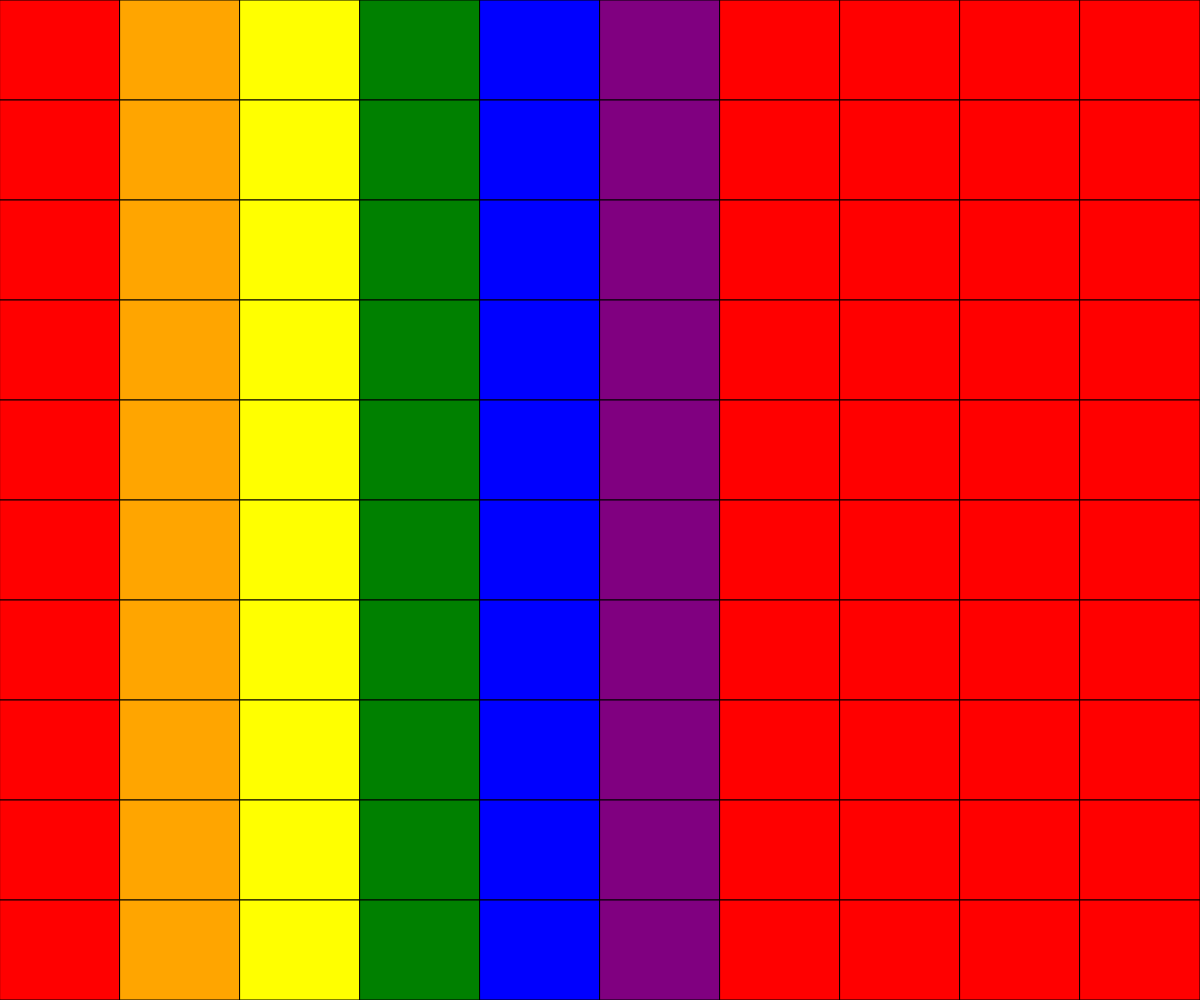
Frame 1 (no input)
Frame 60 (no input): identical to frame 1, image omitted
Frame 120 (the mouse pressed at the canvas centre since frame 60): identical to frame 1, image omitted

The p5.js sketch that drew this single still picture (run headless with seeded random() and noise() and a simulated clock; from frame 60 on, the mouse is pressed at the canvas centre):

// p5.js sketch
// ── sketch.js
function setup() {
  createCanvas(window.innerWidth, window.innerHeight);
}

var width = window.innerWidth;
var height = window.innerHeight;
var blockwidth = width/10;
var blockheight = height/10;

var a = 'red';
var b = 'orange';
var c = 'yellow';
var d = 'green';
var e = 'blue';
var f = 'purple';
var g = 'pink';

function draw() {
  //Column 1
  fill(color(a));
  rect(0, 0, blockwidth, blockheight)
  fill(color(a));
  rect(0, blockheight, blockwidth, blockheight)
  fill(color(a));
  rect(0, blockheight * 2, blockwidth, blockheight)
  fill(color(a));
  rect(0, blockheight * 3, blockwidth, blockheight)
  fill(color(a));
  rect(0, blockheight * 4, blockwidth, blockheight)
  fill(color(a));
  rect(0, blockheight * 5, blockwidth, blockheight)
  fill(color(a));
  rect(0, blockheight * 6, blockwidth, blockheight)
  fill(color(a));
  rect(0, blockheight * 7, blockwidth, blockheight)
  fill(color(a));
  rect(0, blockheight * 8, blockwidth, blockheight)
  fill(color(a));
  rect(0, blockheight * 9, blockwidth, blockheight)

  //Column 2
  fill(color(b));
  rect(blockwidth, 0, blockwidth, blockheight)
  fill(color(b));
  rect(blockwidth, blockheight, blockwidth, blockheight)
  fill(color(b));
  rect(blockwidth, blockheight * 2, blockwidth, blockheight)
  fill(color(b));
  rect(blockwidth, blockheight * 3, blockwidth, blockheight)
  fill(color(b));
  rect(blockwidth, blockheight * 4, blockwidth, blockheight)
  fill(color(b));
  rect(blockwidth, blockheight * 5, blockwidth, blockheight)
  fill(color(b));
  rect(blockwidth, blockheight * 6, blockwidth, blockheight)
  fill(color(b));
  rect(blockwidth, blockheight * 7, blockwidth, blockheight)
  fill(color(b));
  rect(blockwidth, blockheight * 8, blockwidth, blockheight)
  fill(color(b));
  rect(blockwidth, blockheight * 9, blockwidth, blockheight)

var n = 2;
  //Column 3
  fill(color(c));
  fill(color(c));
  rect(blockwidth * n, 0, blockwidth, blockheight)
  fill(color(c));
  fill(color(c));
  rect(blockwidth * n, blockheight, blockwidth, blockheight)
  fill(color(c));
  fill(color(c));
  rect(blockwidth * n, blockheight * 2, blockwidth, blockheight)
  fill(color(c));
  fill(color(c));
  rect(blockwidth * n, blockheight * 3, blockwidth, blockheight)
  fill(color(c));
  fill(color(c));
  rect(blockwidth * n, blockheight * 4, blockwidth, blockheight)
  fill(color(c));
  fill(color(c));
  rect(blockwidth * n, blockheight * 5, blockwidth, blockheight)
  fill(color(c));
  fill(color(c));
  rect(blockwidth * n, blockheight * 6, blockwidth, blockheight)
  fill(color(c));
  fill(color(c));
  rect(blockwidth * n, blockheight * 7, blockwidth, blockheight)
  fill(color(c));
  fill(color(c));
  rect(blockwidth * n, blockheight * 8, blockwidth, blockheight)
  fill(color(c));
  fill(color(c));
  rect(blockwidth * n, blockheight * 9, blockwidth, blockheight)

var n = 3;
var n = 3;
  //Column 4
  fill(color(d));
  rect(blockwidth * n, 0, blockwidth, blockheight)
  fill(color(d));
  rect(blockwidth * n, blockheight, blockwidth, blockheight)
  fill(color(d));
  rect(blockwidth * n, blockheight * 2, blockwidth, blockheight)
  fill(color(d));
  rect(blockwidth * n, blockheight * 3, blockwidth, blockheight)
  fill(color(d));
  rect(blockwidth * n, blockheight * 4, blockwidth, blockheight)
  fill(color(d));
  rect(blockwidth * n, blockheight * 5, blockwidth, blockheight)
  fill(color(d));
  rect(blockwidth * n, blockheight * 6, blockwidth, blockheight)
  fill(color(d));
  rect(blockwidth * n, blockheight * 7, blockwidth, blockheight)
  fill(color(d));
  rect(blockwidth * n, blockheight * 8, blockwidth, blockheight)
  fill(color(d));
  rect(blockwidth * n, blockheight * 9, blockwidth, blockheight)

var n = 4;
  //Column 5
  fill(color(e));
  rect(blockwidth * n, 0, blockwidth, blockheight)
  fill(color(e));
  rect(blockwidth * n, blockheight, blockwidth, blockheight)
  fill(color(e));
  rect(blockwidth * n, blockheight * 2, blockwidth, blockheight)
  fill(color(e));
  rect(blockwidth * n, blockheight * 3, blockwidth, blockheight)
  fill(color(e));
  rect(blockwidth * n, blockheight * 4, blockwidth, blockheight)
  fill(color(e));
  rect(blockwidth * n, blockheight * 5, blockwidth, blockheight)
  fill(color(e));
  rect(blockwidth * n, blockheight * 6, blockwidth, blockheight)
  fill(color(e));
  rect(blockwidth * n, blockheight * 7, blockwidth, blockheight)
  fill(color(e));
  rect(blockwidth * n, blockheight * 8, blockwidth, blockheight)
  fill(color(e));
  rect(blockwidth * n, blockheight * 9, blockwidth, blockheight)

var n = 5;
  //Column 6
  fill(color(f));
  rect(blockwidth * n, 0, blockwidth, blockheight)
  fill(color(f));
  rect(blockwidth * n, blockheight, blockwidth, blockheight)
  fill(color(f));
  rect(blockwidth * n, blockheight * 2, blockwidth, blockheight)
  fill(color(f));
  rect(blockwidth * n, blockheight * 3, blockwidth, blockheight)
  fill(color(f));
  rect(blockwidth * n, blockheight * 4, blockwidth, blockheight)
  fill(color(f));
  rect(blockwidth * n, blockheight * 5, blockwidth, blockheight)
  fill(color(f));
  rect(blockwidth * n, blockheight * 6, blockwidth, blockheight)
  fill(color(f));
  rect(blockwidth * n, blockheight * 7, blockwidth, blockheight)
  fill(color(f));
  rect(blockwidth * n, blockheight * 8, blockwidth, blockheight)
  fill(color(f));
  rect(blockwidth * n, blockheight * 9, blockwidth, blockheight)

var n = 6;
  //Column 7
  fill(color(a));
  rect(blockwidth * n, 0, blockwidth, blockheight)
  fill(color(a));
  rect(blockwidth * n, blockheight, blockwidth, blockheight)
  fill(color(a));
  rect(blockwidth * n, blockheight * 2, blockwidth, blockheight)
  fill(color(a));
  rect(blockwidth * n, blockheight * 3, blockwidth, blockheight)
  fill(color(a));
  rect(blockwidth * n, blockheight * 4, blockwidth, blockheight)
  fill(color(a));
  rect(blockwidth * n, blockheight * 5, blockwidth, blockheight)
  fill(color(a));
  rect(blockwidth * n, blockheight * 6, blockwidth, blockheight)
  fill(color(a));
  rect(blockwidth * n, blockheight * 7, blockwidth, blockheight)
  fill(color(a));
  rect(blockwidth * n, blockheight * 8, blockwidth, blockheight)
  fill(color(a));
  rect(blockwidth * n, blockheight * 9, blockwidth, blockheight)

var n = 7;
  //Column 8
  fill(color(a));
  rect(blockwidth * n, 0, blockwidth, blockheight)
  fill(color(a));
  rect(blockwidth * n, blockheight, blockwidth, blockheight)
  fill(color(a));
  rect(blockwidth * n, blockheight * 2, blockwidth, blockheight)
  fill(color(a));
  rect(blockwidth * n, blockheight * 3, blockwidth, blockheight)
  fill(color(a));
  rect(blockwidth * n, blockheight * 4, blockwidth, blockheight)
  fill(color(a));
  rect(blockwidth * n, blockheight * 5, blockwidth, blockheight)
  fill(color(a));
  rect(blockwidth * n, blockheight * 6, blockwidth, blockheight)
  fill(color(a));
  rect(blockwidth * n, blockheight * 7, blockwidth, blockheight)
  fill(color(a));
  rect(blockwidth * n, blockheight * 8, blockwidth, blockheight)
  fill(color(a));
  rect(blockwidth * n, blockheight * 9, blockwidth, blockheight)

var n = 8;
  //Column 9
  fill(color(a));
  rect(blockwidth * n, 0, blockwidth, blockheight)
  fill(color(a));
  rect(blockwidth * n, blockheight, blockwidth, blockheight)
  fill(color(a));
  rect(blockwidth * n, blockheight * 2, blockwidth, blockheight)
  fill(color(a));
  rect(blockwidth * n, blockheight * 3, blockwidth, blockheight)
  fill(color(a));
  rect(blockwidth * n, blockheight * 4, blockwidth, blockheight)
  fill(color(a));
  rect(blockwidth * n, blockheight * 5, blockwidth, blockheight)
  fill(color(a));
  rect(blockwidth * n, blockheight * 6, blockwidth, blockheight)
  fill(color(a));
  rect(blockwidth * n, blockheight * 7, blockwidth, blockheight)
  fill(color(a));
  rect(blockwidth * n, blockheight * 8, blockwidth, blockheight)
  fill(color(a));
  rect(blockwidth * n, blockheight * 9, blockwidth, blockheight)

var n = 9;
  //Column 10
  fill(color(a));
  rect(blockwidth * n, 0, blockwidth, blockheight)
  fill(color(a));
  rect(blockwidth * n, blockheight, blockwidth, blockheight)
  fill(color(a));
  rect(blockwidth * n, blockheight * 2, blockwidth, blockheight)
  fill(color(a));
  rect(blockwidth * n, blockheight * 3, blockwidth, blockheight)
  fill(color(a));
  rect(blockwidth * n, blockheight * 4, blockwidth, blockheight)
  fill(color(a));
  rect(blockwidth * n, blockheight * 5, blockwidth, blockheight)
  fill(color(a));
  rect(blockwidth * n, blockheight * 6, blockwidth, blockheight)
  fill(color(a));
  rect(blockwidth * n, blockheight * 7, blockwidth, blockheight)
  fill(color(a));
  rect(blockwidth * n, blockheight * 8, blockwidth, blockheight)
  fill(color(a));
  rect(blockwidth * n, blockheight * 9, blockwidth, blockheight)
}
